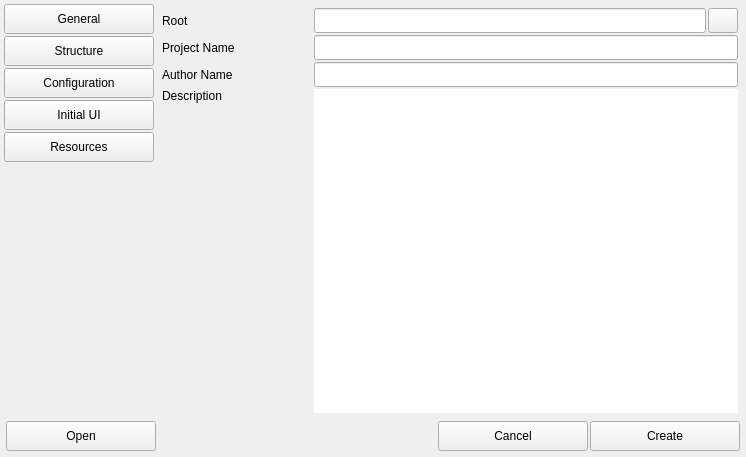
<?xml version="1.0" encoding="UTF-8"?>
<ui version="4.0">
 <class>Form</class>
 <widget class="QWidget" name="Form">
  <property name="geometry">
   <rect>
    <x>0</x>
    <y>0</y>
    <width>746</width>
    <height>457</height>
   </rect>
  </property>
  <property name="windowTitle">
   <string>Form</string>
  </property>
  <property name="type" stdset="0">
   <string>popup</string>
  </property>
  <layout class="QGridLayout" name="gridLayout">
   <property name="leftMargin">
    <number>4</number>
   </property>
   <property name="topMargin">
    <number>4</number>
   </property>
   <property name="rightMargin">
    <number>4</number>
   </property>
   <property name="bottomMargin">
    <number>4</number>
   </property>
   <property name="spacing">
    <number>2</number>
   </property>
   <item row="2" column="0" colspan="2">
    <widget class="QFrame" name="frame_5">
     <property name="frameShape">
      <enum>QFrame::NoFrame</enum>
     </property>
     <property name="frameShadow">
      <enum>QFrame::Raised</enum>
     </property>
     <layout class="QHBoxLayout" name="horizontalLayout_3">
      <property name="spacing">
       <number>2</number>
      </property>
      <property name="leftMargin">
       <number>2</number>
      </property>
      <property name="topMargin">
       <number>2</number>
      </property>
      <property name="rightMargin">
       <number>2</number>
      </property>
      <property name="bottomMargin">
       <number>2</number>
      </property>
      <item>
       <widget class="QPushButton" name="open_proj">
        <property name="minimumSize">
         <size>
          <width>150</width>
          <height>30</height>
         </size>
        </property>
        <property name="text">
         <string>Open</string>
        </property>
       </widget>
      </item>
      <item>
       <spacer name="horizontalSpacer_2">
        <property name="orientation">
         <enum>Qt::Horizontal</enum>
        </property>
        <property name="sizeHint" stdset="0">
         <size>
          <width>40</width>
          <height>20</height>
         </size>
        </property>
       </spacer>
      </item>
      <item>
       <widget class="QPushButton" name="cancel">
        <property name="minimumSize">
         <size>
          <width>150</width>
          <height>30</height>
         </size>
        </property>
        <property name="text">
         <string>Cancel</string>
        </property>
       </widget>
      </item>
      <item>
       <widget class="QPushButton" name="create">
        <property name="minimumSize">
         <size>
          <width>150</width>
          <height>30</height>
         </size>
        </property>
        <property name="text">
         <string>Create</string>
        </property>
       </widget>
      </item>
     </layout>
    </widget>
   </item>
   <item row="1" column="1">
    <widget class="QStackedWidget" name="stack">
     <property name="currentIndex">
      <number>0</number>
     </property>
     <widget class="QWidget" name="gen">
      <layout class="QGridLayout" name="gridLayout_2">
       <property name="leftMargin">
        <number>4</number>
       </property>
       <property name="topMargin">
        <number>4</number>
       </property>
       <property name="rightMargin">
        <number>4</number>
       </property>
       <property name="bottomMargin">
        <number>4</number>
       </property>
       <property name="spacing">
        <number>2</number>
       </property>
       <item row="0" column="0">
        <widget class="QLabel" name="label_2">
         <property name="minimumSize">
          <size>
           <width>150</width>
           <height>0</height>
          </size>
         </property>
         <property name="text">
          <string>Root</string>
         </property>
        </widget>
       </item>
       <item row="4" column="0">
        <widget class="QLabel" name="label_9">
         <property name="minimumSize">
          <size>
           <width>150</width>
           <height>0</height>
          </size>
         </property>
         <property name="text">
          <string>Description</string>
         </property>
         <property name="alignment">
          <set>Qt::AlignLeading|Qt::AlignLeft|Qt::AlignTop</set>
         </property>
        </widget>
       </item>
       <item row="1" column="0" rowspan="2">
        <widget class="QLabel" name="label">
         <property name="minimumSize">
          <size>
           <width>150</width>
           <height>0</height>
          </size>
         </property>
         <property name="text">
          <string>Project Name</string>
         </property>
        </widget>
       </item>
       <item row="3" column="0">
        <widget class="QLabel" name="label_8">
         <property name="minimumSize">
          <size>
           <width>150</width>
           <height>0</height>
          </size>
         </property>
         <property name="text">
          <string>Author Name</string>
         </property>
        </widget>
       </item>
       <item row="0" column="1">
        <widget class="QLineEdit" name="project_root">
         <property name="minimumSize">
          <size>
           <width>0</width>
           <height>25</height>
          </size>
         </property>
        </widget>
       </item>
       <item row="0" column="2">
        <widget class="QPushButton" name="browse_root">
         <property name="minimumSize">
          <size>
           <width>30</width>
           <height>25</height>
          </size>
         </property>
         <property name="maximumSize">
          <size>
           <width>30</width>
           <height>25</height>
          </size>
         </property>
         <property name="text">
          <string/>
         </property>
         <property name="iconSize">
          <size>
           <width>24</width>
           <height>24</height>
          </size>
         </property>
         <property name="type" stdset="0">
          <string>icon-button</string>
         </property>
        </widget>
       </item>
       <item row="1" column="1" rowspan="2" colspan="2">
        <widget class="QLineEdit" name="project_name">
         <property name="minimumSize">
          <size>
           <width>0</width>
           <height>25</height>
          </size>
         </property>
        </widget>
       </item>
       <item row="3" column="1" colspan="2">
        <widget class="QLineEdit" name="author_name">
         <property name="minimumSize">
          <size>
           <width>0</width>
           <height>25</height>
          </size>
         </property>
        </widget>
       </item>
       <item row="4" column="1" colspan="2">
        <widget class="QTextEdit" name="project_desc">
         <property name="frameShape">
          <enum>QFrame::NoFrame</enum>
         </property>
         <property name="html">
          <string>&lt;!DOCTYPE HTML PUBLIC &quot;-//W3C//DTD HTML 4.0//EN&quot; &quot;http://www.w3.org/TR/REC-html40/strict.dtd&quot;&gt;
&lt;html&gt;&lt;head&gt;&lt;meta name=&quot;qrichtext&quot; content=&quot;1&quot; /&gt;&lt;style type=&quot;text/css&quot;&gt;
p, li { white-space: pre-wrap; }
&lt;/style&gt;&lt;/head&gt;&lt;body style=&quot; font-family:'Fira Code'; font-size:10.25pt; font-weight:400; font-style:normal;&quot;&gt;
&lt;p style=&quot;-qt-paragraph-type:empty; margin-top:0px; margin-bottom:12px; margin-left:0px; margin-right:0px; -qt-block-indent:0; text-indent:0px; font-size:10pt;&quot;&gt;&lt;br /&gt;&lt;/p&gt;&lt;/body&gt;&lt;/html&gt;</string>
         </property>
        </widget>
       </item>
      </layout>
     </widget>
     <widget class="QWidget" name="structure">
      <layout class="QGridLayout" name="gridLayout_3">
       <property name="leftMargin">
        <number>2</number>
       </property>
       <property name="topMargin">
        <number>2</number>
       </property>
       <property name="rightMargin">
        <number>2</number>
       </property>
       <property name="bottomMargin">
        <number>2</number>
       </property>
       <property name="spacing">
        <number>2</number>
       </property>
       <item row="0" column="0">
        <widget class="QComboBox" name="sizes">
         <property name="minimumSize">
          <size>
           <width>0</width>
           <height>25</height>
          </size>
         </property>
        </widget>
       </item>
       <item row="1" column="0">
        <widget class="QFrame" name="kw_scene">
         <property name="frameShape">
          <enum>QFrame::NoFrame</enum>
         </property>
         <property name="frameShadow">
          <enum>QFrame::Raised</enum>
         </property>
         <layout class="QGridLayout" name="gridLayout_7">
          <property name="leftMargin">
           <number>0</number>
          </property>
          <property name="topMargin">
           <number>0</number>
          </property>
          <property name="rightMargin">
           <number>0</number>
          </property>
          <property name="bottomMargin">
           <number>0</number>
          </property>
          <property name="spacing">
           <number>0</number>
          </property>
          <item row="2" column="0">
           <spacer name="horizontalSpacer_3">
            <property name="orientation">
             <enum>Qt::Horizontal</enum>
            </property>
            <property name="sizeHint" stdset="0">
             <size>
              <width>276</width>
              <height>20</height>
             </size>
            </property>
           </spacer>
          </item>
          <item row="2" column="2">
           <spacer name="horizontalSpacer_4">
            <property name="orientation">
             <enum>Qt::Horizontal</enum>
            </property>
            <property name="sizeHint" stdset="0">
             <size>
              <width>275</width>
              <height>20</height>
             </size>
            </property>
           </spacer>
          </item>
          <item row="1" column="1">
           <spacer name="verticalSpacer_3">
            <property name="orientation">
             <enum>Qt::Vertical</enum>
            </property>
            <property name="sizeHint" stdset="0">
             <size>
              <width>20</width>
              <height>157</height>
             </size>
            </property>
           </spacer>
          </item>
          <item row="3" column="1">
           <spacer name="verticalSpacer_2">
            <property name="orientation">
             <enum>Qt::Vertical</enum>
            </property>
            <property name="sizeHint" stdset="0">
             <size>
              <width>20</width>
              <height>157</height>
             </size>
            </property>
           </spacer>
          </item>
          <item row="2" column="1">
           <widget class="QFrame" name="kw">
            <property name="frameShape">
             <enum>QFrame::NoFrame</enum>
            </property>
            <property name="frameShadow">
             <enum>QFrame::Raised</enum>
            </property>
            <property name="type" stdset="0">
             <string>container</string>
            </property>
           </widget>
          </item>
         </layout>
        </widget>
       </item>
       <item row="2" column="0">
        <widget class="QFrame" name="frame">
         <property name="frameShape">
          <enum>QFrame::NoFrame</enum>
         </property>
         <property name="frameShadow">
          <enum>QFrame::Raised</enum>
         </property>
         <layout class="QHBoxLayout" name="horizontalLayout">
          <property name="spacing">
           <number>2</number>
          </property>
          <property name="leftMargin">
           <number>2</number>
          </property>
          <property name="topMargin">
           <number>2</number>
          </property>
          <property name="rightMargin">
           <number>2</number>
          </property>
          <property name="bottomMargin">
           <number>2</number>
          </property>
          <item>
           <widget class="QCheckBox" name="custom_res">
            <property name="text">
             <string>custom resolution</string>
            </property>
           </widget>
          </item>
          <item>
           <widget class="QSpinBox" name="kw_width">
            <property name="enabled">
             <bool>false</bool>
            </property>
            <property name="minimumSize">
             <size>
              <width>102</width>
              <height>25</height>
             </size>
            </property>
            <property name="maximumSize">
             <size>
              <width>100</width>
              <height>16777215</height>
             </size>
            </property>
           </widget>
          </item>
          <item>
           <widget class="QSpinBox" name="kw_height">
            <property name="enabled">
             <bool>false</bool>
            </property>
            <property name="minimumSize">
             <size>
              <width>102</width>
              <height>25</height>
             </size>
            </property>
            <property name="maximumSize">
             <size>
              <width>100</width>
              <height>16777215</height>
             </size>
            </property>
           </widget>
          </item>
         </layout>
        </widget>
       </item>
      </layout>
     </widget>
     <widget class="QWidget" name="config">
      <layout class="QGridLayout" name="gridLayout_4">
       <property name="leftMargin">
        <number>4</number>
       </property>
       <property name="topMargin">
        <number>4</number>
       </property>
       <property name="rightMargin">
        <number>4</number>
       </property>
       <property name="bottomMargin">
        <number>4</number>
       </property>
       <property name="horizontalSpacing">
        <number>5</number>
       </property>
       <property name="verticalSpacing">
        <number>2</number>
       </property>
       <item row="1" column="0">
        <widget class="QLabel" name="label_14">
         <property name="minimumSize">
          <size>
           <width>150</width>
           <height>0</height>
          </size>
         </property>
         <property name="text">
          <string>Package Domain</string>
         </property>
        </widget>
       </item>
       <item row="2" column="0" colspan="2">
        <widget class="QLabel" name="label_15">
         <property name="minimumSize">
          <size>
           <width>150</width>
           <height>25</height>
          </size>
         </property>
         <property name="text">
          <string>Permissions</string>
         </property>
         <property name="alignment">
          <set>Qt::AlignLeading|Qt::AlignLeft|Qt::AlignVCenter</set>
         </property>
        </widget>
       </item>
       <item row="0" column="0">
        <widget class="QLabel" name="label_13">
         <property name="minimumSize">
          <size>
           <width>150</width>
           <height>0</height>
          </size>
         </property>
         <property name="text">
          <string>Package Name</string>
         </property>
        </widget>
       </item>
       <item row="3" column="0" colspan="2">
        <widget class="QTreeWidget" name="perms">
         <property name="focusPolicy">
          <enum>Qt::NoFocus</enum>
         </property>
         <property name="frameShape">
          <enum>QFrame::NoFrame</enum>
         </property>
         <property name="verticalScrollBarPolicy">
          <enum>Qt::ScrollBarAlwaysOff</enum>
         </property>
         <property name="horizontalScrollBarPolicy">
          <enum>Qt::ScrollBarAlwaysOff</enum>
         </property>
         <property name="indentation">
          <number>0</number>
         </property>
         <property name="headerHidden">
          <bool>true</bool>
         </property>
         <property name="type" stdset="0">
          <string>container</string>
         </property>
         <column>
          <property name="text">
           <string notr="true">1</string>
          </property>
         </column>
        </widget>
       </item>
       <item row="0" column="1">
        <widget class="QLineEdit" name="package_name">
         <property name="minimumSize">
          <size>
           <width>0</width>
           <height>25</height>
          </size>
         </property>
        </widget>
       </item>
       <item row="1" column="1">
        <widget class="QLineEdit" name="package_domain">
         <property name="minimumSize">
          <size>
           <width>0</width>
           <height>25</height>
          </size>
         </property>
        </widget>
       </item>
      </layout>
     </widget>
     <widget class="QWidget" name="init_ui">
      <layout class="QGridLayout" name="gridLayout_5">
       <property name="leftMargin">
        <number>2</number>
       </property>
       <property name="topMargin">
        <number>2</number>
       </property>
       <property name="rightMargin">
        <number>2</number>
       </property>
       <property name="bottomMargin">
        <number>2</number>
       </property>
       <property name="spacing">
        <number>2</number>
       </property>
      </layout>
     </widget>
     <widget class="QWidget" name="res">
      <layout class="QGridLayout" name="gridLayout_6">
       <property name="leftMargin">
        <number>2</number>
       </property>
       <property name="topMargin">
        <number>2</number>
       </property>
       <property name="rightMargin">
        <number>2</number>
       </property>
       <property name="bottomMargin">
        <number>2</number>
       </property>
       <property name="spacing">
        <number>2</number>
       </property>
       <item row="0" column="2">
        <widget class="QPushButton" name="add_rcc">
         <property name="minimumSize">
          <size>
           <width>30</width>
           <height>25</height>
          </size>
         </property>
         <property name="maximumSize">
          <size>
           <width>30</width>
           <height>25</height>
          </size>
         </property>
         <property name="text">
          <string/>
         </property>
         <property name="iconSize">
          <size>
           <width>24</width>
           <height>24</height>
          </size>
         </property>
         <property name="type" stdset="0">
          <string>icon-button</string>
         </property>
        </widget>
       </item>
       <item row="0" column="1">
        <widget class="QPushButton" name="rem_rcc">
         <property name="minimumSize">
          <size>
           <width>30</width>
           <height>25</height>
          </size>
         </property>
         <property name="maximumSize">
          <size>
           <width>30</width>
           <height>25</height>
          </size>
         </property>
         <property name="text">
          <string/>
         </property>
         <property name="iconSize">
          <size>
           <width>24</width>
           <height>24</height>
          </size>
         </property>
         <property name="type" stdset="0">
          <string>icon-button</string>
         </property>
        </widget>
       </item>
       <item row="0" column="0">
        <spacer name="horizontalSpacer">
         <property name="orientation">
          <enum>Qt::Horizontal</enum>
         </property>
         <property name="sizeHint" stdset="0">
          <size>
           <width>40</width>
           <height>20</height>
          </size>
         </property>
        </spacer>
       </item>
       <item row="1" column="0" colspan="3">
        <widget class="QTreeWidget" name="rcc">
         <property name="focusPolicy">
          <enum>Qt::NoFocus</enum>
         </property>
         <property name="frameShape">
          <enum>QFrame::NoFrame</enum>
         </property>
         <property name="verticalScrollBarPolicy">
          <enum>Qt::ScrollBarAlwaysOff</enum>
         </property>
         <property name="horizontalScrollBarPolicy">
          <enum>Qt::ScrollBarAlwaysOff</enum>
         </property>
         <property name="selectionMode">
          <enum>QAbstractItemView::ExtendedSelection</enum>
         </property>
         <property name="indentation">
          <number>0</number>
         </property>
         <property name="headerHidden">
          <bool>true</bool>
         </property>
         <property name="type" stdset="0">
          <string>container</string>
         </property>
         <attribute name="headerDefaultSectionSize">
          <number>150</number>
         </attribute>
         <column>
          <property name="text">
           <string>file</string>
          </property>
         </column>
        </widget>
       </item>
      </layout>
     </widget>
    </widget>
   </item>
   <item row="1" column="0">
    <widget class="QFrame" name="verticalFrame">
     <property name="styleSheet">
      <string notr="true"/>
     </property>
     <layout class="QVBoxLayout" name="verticalLayout">
      <property name="spacing">
       <number>2</number>
      </property>
      <property name="leftMargin">
       <number>0</number>
      </property>
      <property name="topMargin">
       <number>0</number>
      </property>
      <property name="rightMargin">
       <number>2</number>
      </property>
      <property name="bottomMargin">
       <number>2</number>
      </property>
      <item>
       <widget class="QPushButton" name="btn1">
        <property name="minimumSize">
         <size>
          <width>150</width>
          <height>30</height>
         </size>
        </property>
        <property name="text">
         <string>General</string>
        </property>
        <property name="index" stdset="0">
         <number>0</number>
        </property>
       </widget>
      </item>
      <item>
       <widget class="QPushButton" name="btn2">
        <property name="minimumSize">
         <size>
          <width>150</width>
          <height>30</height>
         </size>
        </property>
        <property name="text">
         <string>Structure</string>
        </property>
        <property name="index" stdset="0">
         <number>1</number>
        </property>
       </widget>
      </item>
      <item>
       <widget class="QPushButton" name="btn3">
        <property name="minimumSize">
         <size>
          <width>150</width>
          <height>30</height>
         </size>
        </property>
        <property name="text">
         <string>Configuration</string>
        </property>
        <property name="index" stdset="0">
         <number>2</number>
        </property>
       </widget>
      </item>
      <item>
       <widget class="QPushButton" name="btn4">
        <property name="minimumSize">
         <size>
          <width>150</width>
          <height>30</height>
         </size>
        </property>
        <property name="text">
         <string>Initial UI</string>
        </property>
        <property name="index" stdset="0">
         <number>3</number>
        </property>
       </widget>
      </item>
      <item>
       <widget class="QPushButton" name="btn5">
        <property name="minimumSize">
         <size>
          <width>150</width>
          <height>30</height>
         </size>
        </property>
        <property name="text">
         <string>Resources</string>
        </property>
        <property name="index" stdset="0">
         <number>4</number>
        </property>
       </widget>
      </item>
      <item>
       <spacer name="verticalSpacer">
        <property name="orientation">
         <enum>Qt::Vertical</enum>
        </property>
        <property name="sizeHint" stdset="0">
         <size>
          <width>20</width>
          <height>40</height>
         </size>
        </property>
       </spacer>
      </item>
     </layout>
    </widget>
   </item>
  </layout>
 </widget>
 <resources/>
 <connections>
  <connection>
   <sender>custom_res</sender>
   <signal>toggled(bool)</signal>
   <receiver>kw_width</receiver>
   <slot>setEnabled(bool)</slot>
   <hints>
    <hint type="sourcelabel">
     <x>345</x>
     <y>398</y>
    </hint>
    <hint type="destinationlabel">
     <x>582</x>
     <y>398</y>
    </hint>
   </hints>
  </connection>
  <connection>
   <sender>custom_res</sender>
   <signal>toggled(bool)</signal>
   <receiver>kw_height</receiver>
   <slot>setEnabled(bool)</slot>
   <hints>
    <hint type="sourcelabel">
     <x>345</x>
     <y>398</y>
    </hint>
    <hint type="destinationlabel">
     <x>686</x>
     <y>398</y>
    </hint>
   </hints>
  </connection>
 </connections>
</ui>
